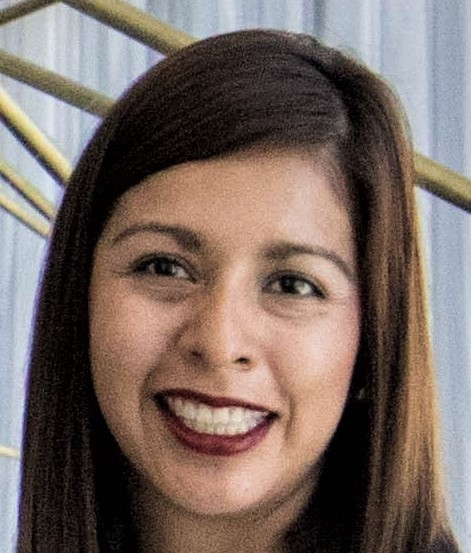
#> input picture section1_Introduction_To_Comptuer_Vision/lesson_7/images/face.jpeg, 471 x 553 px
$ python orb_noise_invariance.py
#> lines starting #> are read from the running program, lines starting #| are printed output that depends on the picture
import cv2
import matplotlib.pyplot as plt

# Set the default figure size
plt.rcParams['figure.figsize'] = [14.0, 7.0]
# Load the training image
image1 = cv2.imread('./images/face.jpeg')
#> image1 is the input picture: shape (553, 471, 3); mean B, G, R 98.9, 105.9, 121
image2 = cv2.imread('./images/faceRN5.png')
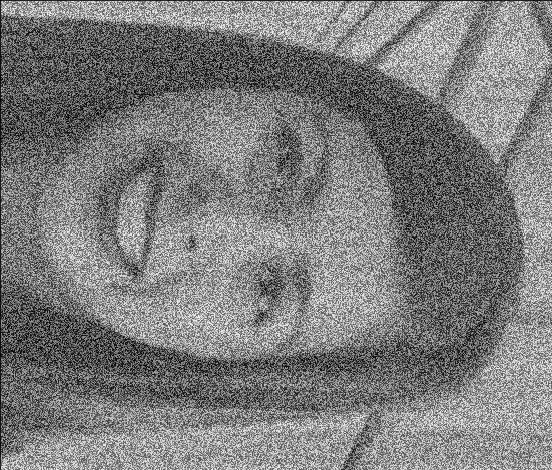
#> input picture section1_Introduction_To_Comptuer_Vision/lesson_7/images/faceRN5.png, 552 x 470 px
#> image2 is the input picture: shape (470, 552, 3); min 0, max 255, mean 124.6

#
query_gray = cv2.cvtColor(image2, cv2.COLOR_BGR2GRAY)
training_gray = cv2.cvtColor(image1, cv2.COLOR_BGR2GRAY)
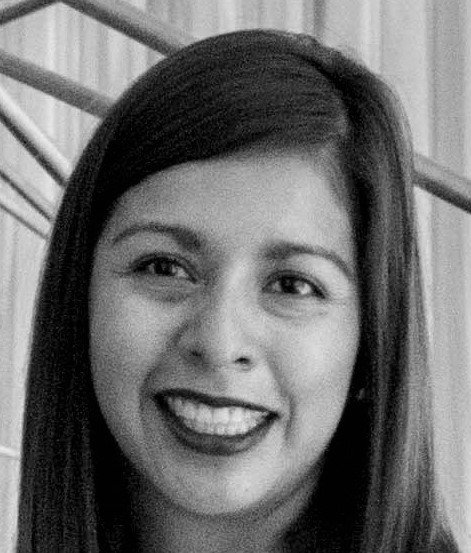
#> training_gray: shape (553, 471); min 0, max 238, mean 109.6

# [11 lines of commented-out code are left out]
orb = cv2.ORB_create(1000, 1.3)

keypoints_train, descriptors_train = orb.detectAndCompute(training_gray, None)
#> keypoints_train = 903 keypoints; strongest (x, y, size): (271, 416, 115.1), (252, 416, 115.1), (306, 288, 88.5), (305, 288, 68.1)
keypoints_query, descriptors_query = orb.detectAndCompute(query_gray, None)
#> keypoints_query = 925 keypoints; strongest (x, y, size): (393, 46, 31), (154, 374, 31), (510, 42, 31), (280, 203, 31)

bf = cv2.BFMatcher(cv2.NORM_HAMMING, crossCheck = True)
matches = bf.match(descriptors_train, descriptors_query)
#> matches = 259 matches
matches = sorted(matches, key = lambda x : x.distance)
result = cv2.drawMatches(training_gray, keypoints_train, query_gray, keypoints_query, matches[:100], query_gray, flags = 2)
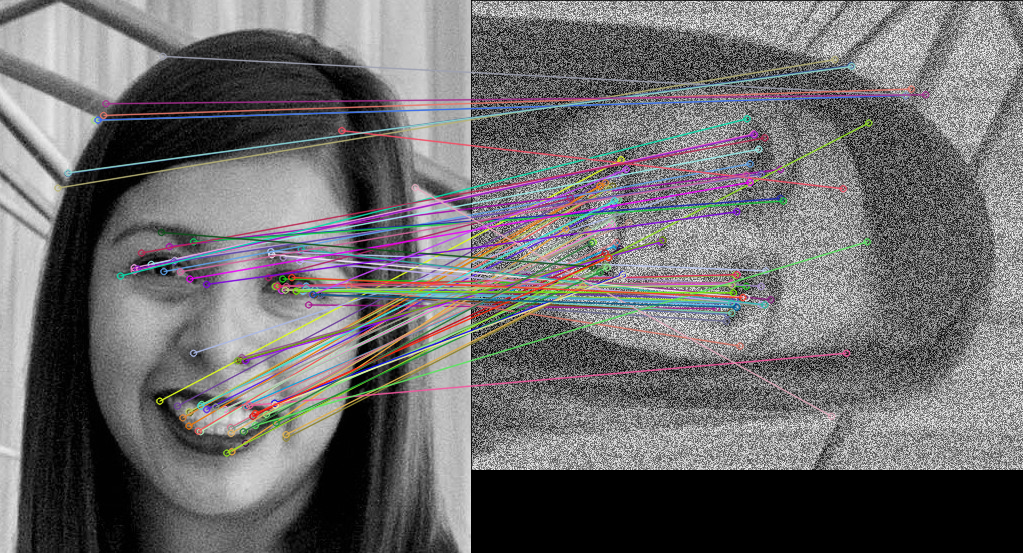
#> result: shape (553, 1023, 3); mean of channels 0, 1, 2 109.3, 108.3, 109.9; drawn as B, G, R

print("Number of Keypoints Detected In The Training Image: ", len(keypoints_train))
#| Number of Keypoints Detected In The Training Image:  903
print("Number of Keypoints Detected In The Query Image: ", len(keypoints_query))
#| Number of Keypoints Detected In The Query Image:  925
print("\nNumber of Matching Keypoints Between The Training and Query Images: ", len(matches))
#| Number of Matching Keypoints Between The Training and Query Images:  259

plt.title('Best Matching Points')

plt.subplot(131)
plt.imshow(training_gray, cmap = 'gray')
plt.title('Gray Scale Training Image')
plt.subplot(132)
plt.imshow(query_gray, cmap = 'gray')
plt.title('Query Image')
plt.subplot(133)
plt.imshow(result, cmap = 'gray')
plt.imshow(result)
plt.show()
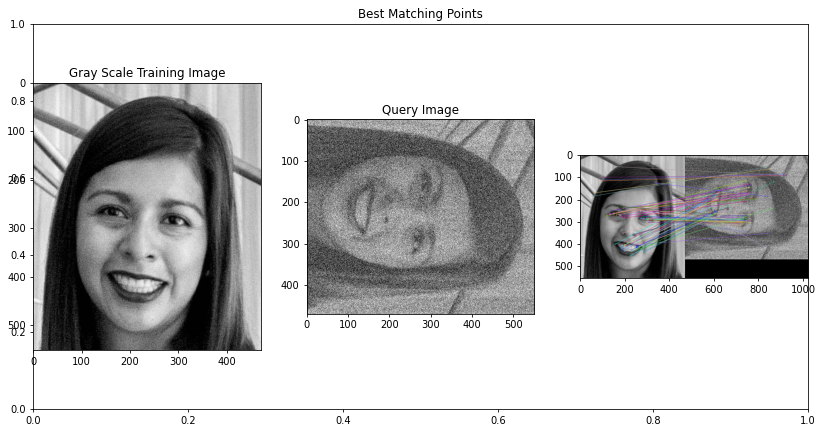
#> figure drawn by matplotlib, 3 panels
